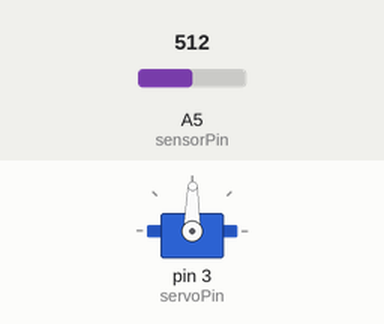
The sketch below on a simulated Arduino Uno, built with avr-gcc and run on an emulated ATmega328P. On the bench: servo. Inputs (shaded band) come from the test bench; at power-on: A5 (sensorPin) = 512.

Above: at 1.2 s.
1.3 s: A5 (sensorPin) set to 716
At 2.5 s:
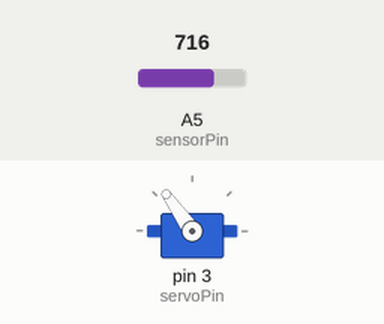
2.8 s: A5 (sensorPin) set to 900
At 3.9 s:
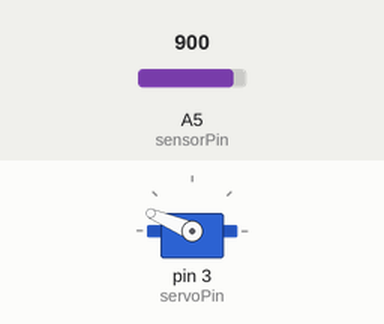
4.3 s: A5 (sensorPin) set to 1023
At 5.3 s:
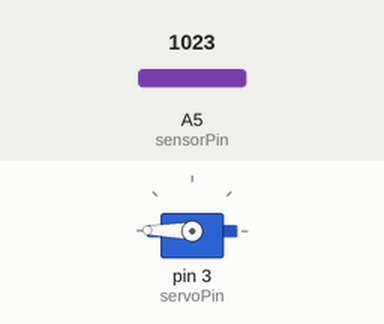
5.8 s: A5 (sensorPin) set to 306
At 6.7 s:
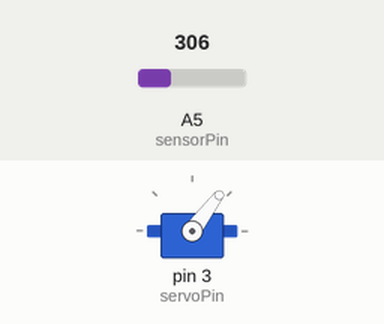
7.3 s: A5 (sensorPin) set to 122
At 8.1 s:
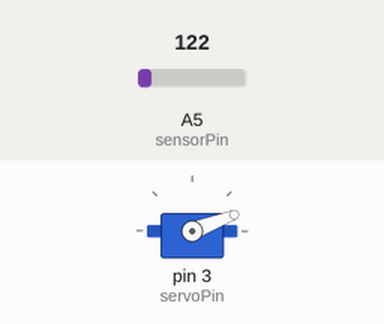
8.8 s: A5 (sensorPin) set to 511
At 9.5 s:
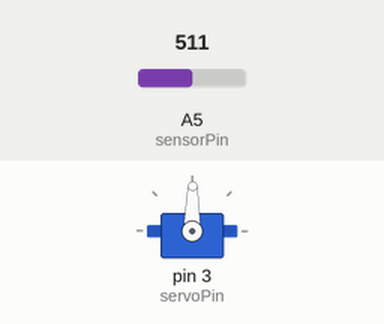
Timing chart, 0 to 11.3 s (numbered marks = the images above; inputs shaded):
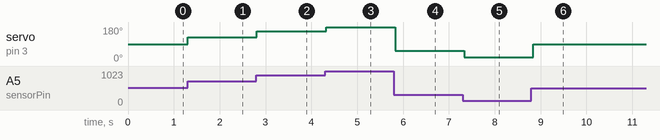

The sketch:

servoPotmeter.ino
```cpp
#include <Servo.h>

Servo servo;

int sensorPin = 5;
int servoPin = 3;

int sensorValue = 0;
int possition = 0;

void setup() {
  servo.attach(servoPin);
}

void loop() {
  sensorValue = analogRead(sensorPin);
  possition = map(sensorValue, 0, 1023, 0, 179);
  servo.write(possition);
  delay(50);
}
```

Measured:
- after the input at 1.3 s, servo on pin 3 (servoPin): 89° → 125° at once
- after the input at 2.8 s, servo on pin 3 (servoPin): 125° → 157° at once
- after the input at 4.3 s, servo on pin 3 (servoPin): 157° → 179° at once
- after the input at 5.8 s, servo on pin 3 (servoPin): 179° → 53° at once
- after the input at 7.3 s, servo on pin 3 (servoPin): 53° → 21° at once
- after the input at 8.8 s, servo on pin 3 (servoPin): 21° → 89° at once
